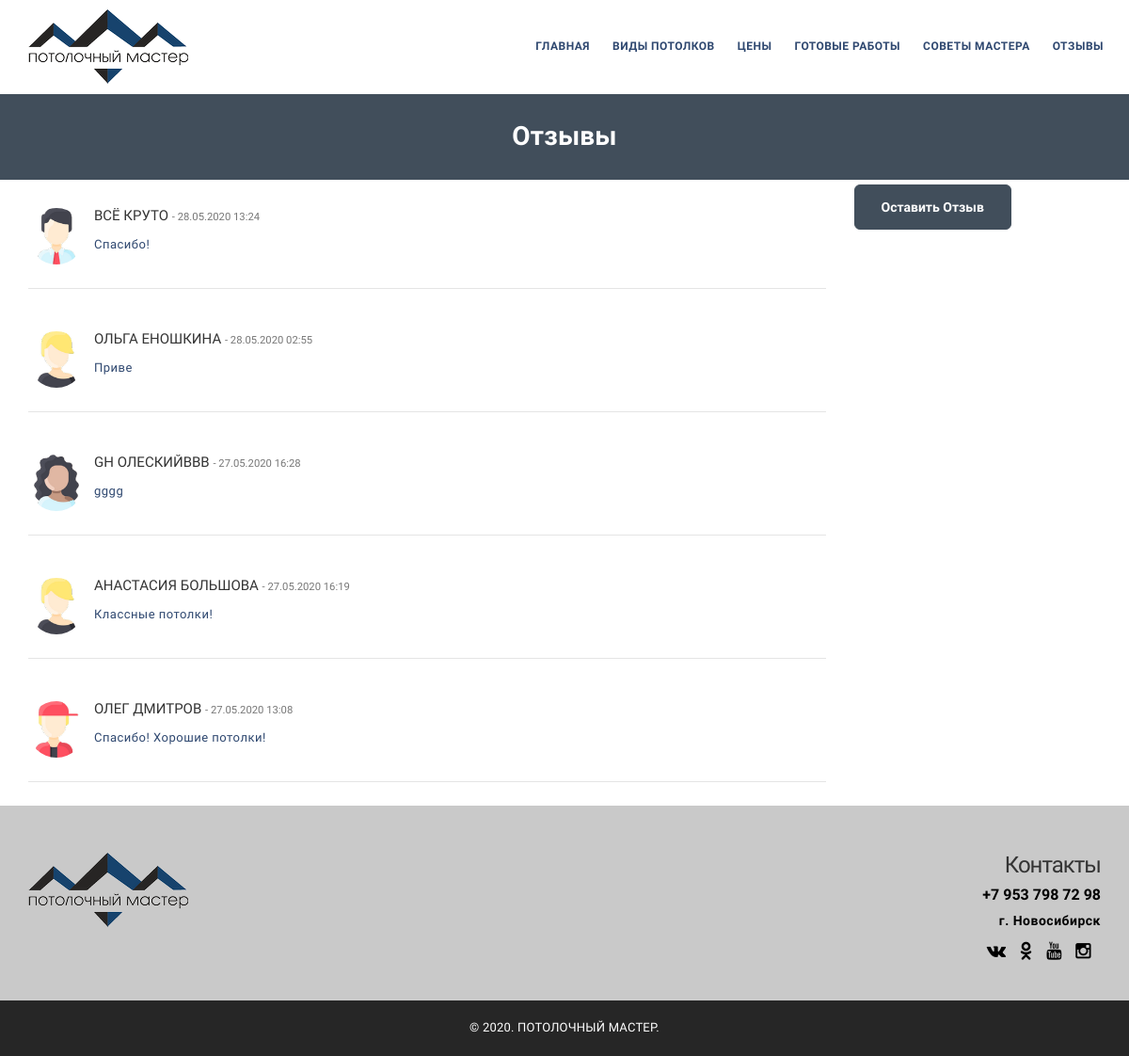
The page /review on the database as committed earlier.
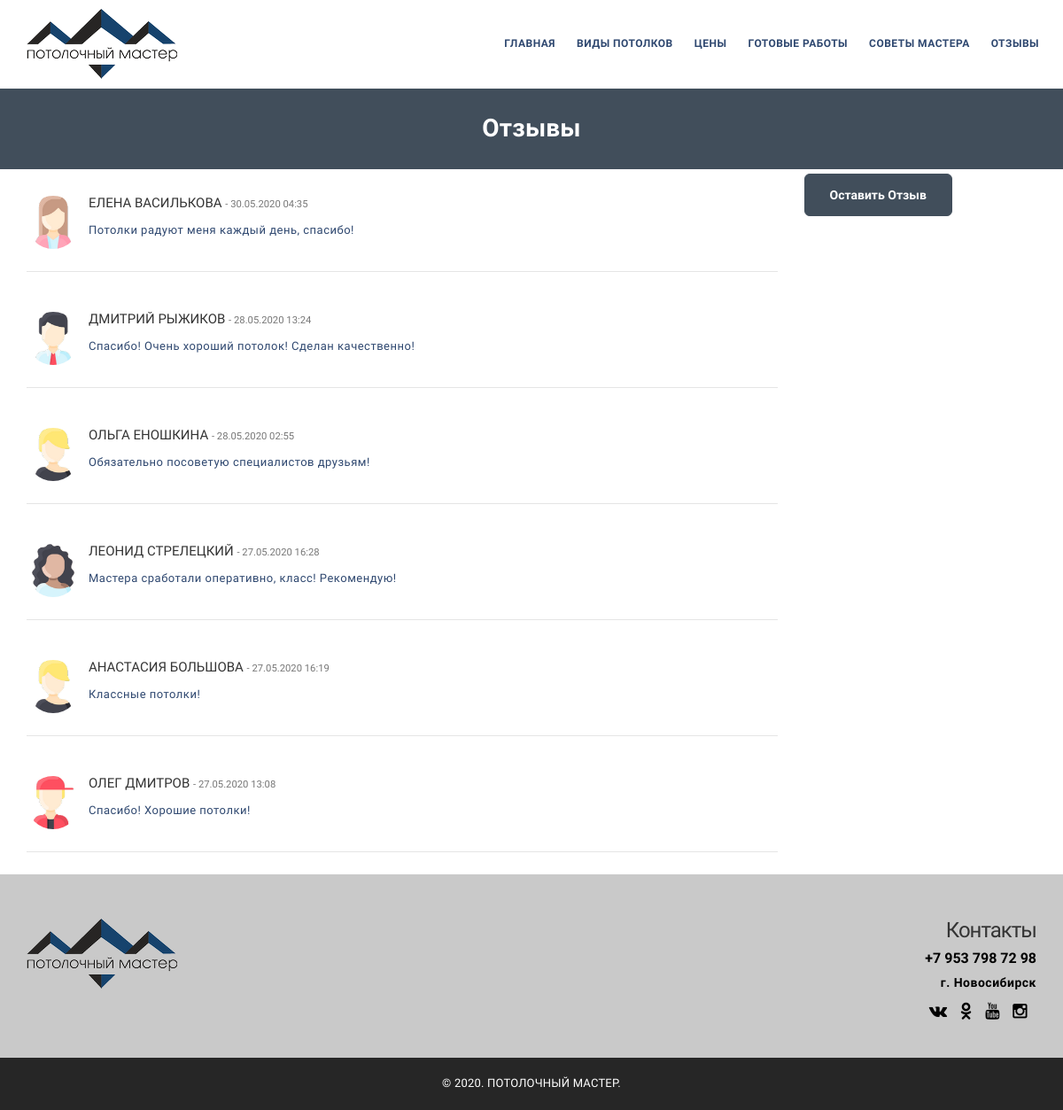
The same page on the database as committed later.
### dipapp/models.py (models this page shows)
class Review(models.Model):
    name = models.CharField(max_length=20)
    surname = models.CharField(max_length=20)
    text = models.CharField(max_length=100)
    date = models.DateField(default=datetime.now(), blank=True)
    created_at = models.DateTimeField(auto_now_add=True)
    image = models.FilePathField(max_length=20)

### dipapp/views.py (the view)
# urls.py: path('review', views.review),
def review(request):
    reviewform = ReviewForm()
    review = Review.objects.all().order_by('-created_at')
    print(review)
    return render(request, "review.html", {"form": reviewform, "review": review})

### templates/dipapp/review.html (shortened to what this page needs)
<!DOCTYPE html>
<html lang="en">
{% load staticfiles %}
{% load tz %}
{% load bootstrap_tags %}
<head>
    <link rel="stylesheet" href="{% static 'css/bootstrap.min.css' %}"/>
    <link rel="stylesheet" href="{% static 'css/icons/fontawesome/css/style.css' %}"/>
    <link rel="stylesheet" href="{% static 'css/icons/style.css' %}"/>
    <link rel="stylesheet" href="{% static 'css/icons/icon2/style.css' %}"/>
    <link rel="stylesheet" href="{% static 'js/vendors/swipebox/css/swipebox.min.css' %}"/>
    <link rel="stylesheet" href="{% static 'css/ilmosys-icons.css' %}"/>
    <link rel="stylesheet" href="{%static 'js/vendors/slick/slick.css' %}"/>
    <link rel="stylesheet" href="{%static 'css/style.css' %}"/>
</head>
<body id="page-top">
<div class="body">
    <header>
        <nav class="navbar-inverse navbar-lg navbar-fixed-top">
            <div class="container">
                <div class="navbar-header">
                    <a href="index" class="navbar-brand brand"><img
                            src="{% static 'images/logo.png' %}" class="img-fluid"/></a>
                </div>
                <div class="collapse navbar-collapse"
                     id="bs-example-navbar-collapse-1">
                    <ul class="nav navbar-nav navbar-right">
                        <li>
                            <a href="index">Главная</a>
                        </li>
                        <li>
                            <a href="ceiling_kind">Виды потолков</a>
                        </li>
                        <li>
                            <a href="price">Цены</a>
                        </li>
                        <li>
                            <a href="gallery">Готовые работы</a>
                        </li>
                        <li>
                            <a href="advice">Советы мастера</a>
                        </li>
                        <li>
                            <a href="review">Отзывы</a>
                        </li>
                    </ul>
                </div>
            </div>
        </nav>
    </header>
    <div class="complete-works">
        <div class="text-center">
            <div class="container">
                <h3>Отзывы</h3>
            </div>
        </div>
    </div>
    <div class="blog-content blog-single">
        <div class="container">
            <div class="row">
                <div class="col-md-9">
                    <div class="comments">
                        {% if review.count > 0 %}
                        {% for rev in review %}
                        <div class="media v-align-children">
                            <a class="pull-left">
                                <img class="media-object" src="{% static rev.image %}" alt="">
                            </a>
                            <div class="media-body">
                                <h4 class="media-heading">{{ rev.name }} {{ rev.surname }}
                                    <small>- {{ rev.created_at|localtime|date:"d.m.Y H:i" }}</small>
                                </h4>
                                {{ rev.text }}
                            </div>
                        </div>
                        {% endfor %}
                        {% else %}
                        <h4>Пока нет ни одного отзыва.</h4>
                        <div class="space30"></div>
                        {% endif %}
                    </div>
                </div>
                <div class="col-md-3 sidebar">
                    <button type="button" class="btn btn-lg btn-primary" data-toggle="modal" data-target="#orderModal">Оставить отзыв
                    </button>
                </div>
            </div>
        </div>
    </div>
    <footer class="footer2" id="footer2">
        <div class="container">
            <div class="row">
                <div class="col-md-7">
                    <a href="index-2.html" class="footer-logo"><img src="{% static 'images/logo.png' %}"/></a>
                </div>
                <div class="col-md-5 right-align">
                    <h3>Контакты</h3>
                    <h5>+7 953 798 72 98</h5>
                    <p>г. Новосибирск</p>
                    <div class="footer-social space10">
                        <a href="#" class="fa fa-vk"></a>
                        <a href="#" class="fa fa-odnoklassniki"></a>
                        <a href="#" class="fa fa-youtube"></a>
                        <a href="#" class="fa fa-instagram"></a>
                    </div>
                </div>
            </div>
        </div>
    </footer>
    <div class="footer-copy">
        <div class="container">
            &copy; 2020. Потолочный мастер.
        </div>
    </div>
</div>
</body>
</html>

### static/css/style.css (style rules this page uses)
body { background: #fff; font-family: 'Bellota Text', sans-serif; color: #2f4870; font-weight: 400; font-size: 15px; letter-spacing: 0.5px; }
h1,h2,h3,h4,h5,h6 { color: #343434; font-family: 'Bellota Text', sans-serif; font-weight: 500; margin: 0; letter-spacing: -1px; }
p { font-size: 14px; color: #676767; line-height: 26px; font-weight: 400; font-family: 'Bellota Text', sans-serif; letter-spacing: 0.5px; }
a { color: #343434; }
a, a:hover, a:focus, button, button:hover { outline: 0; text-decoration: none; transition: .4s; }
ul, ol, li { margin: 0; padding: 0; list-style: none; }
.space10 { margin-bottom: 10px; }
.body { position: relative; width: 100%; overflow: hidden; }
.navbar-fixed-top { position: fixed; right: 0; left: 0; font-family: 'Bellota Text', sans-serif; border-width: 0; border-radius: 0; }
.navbar-inverse { transition: .4s; }
.navbar-lg .navbar-brand { padding: 10px 0 10px; font-size: 30px; font-weight: 700; text-transform: uppercase; color: #2f4870; letter-spacing: 5px; }
.navbar-lg .navbar-nav > li > a { padding: 40px 12px 40px; font-size: 12px; line-height: 1.6; color: #2f4870; text-transform: uppercase; font-weight: 700; }
.mm-menu , .navbar-right { position: static !important; }
.btn { font-size: 16px; line-height: 24px; font-weight: bold; text-transform:capitalize; padding: 11px 28px; border: none; font-family: 'Bellota Text'; }
.btn.btn-primary { background: #414e5b; border: 1px solid #414e5b; color: #fff; }
.btn.btn-lg { font-size: 14px; }
.complete-works { padding: 30px 0 30px 0; background: #414e5b !important; }
.complete-works h3 { font-weight: 600; font-size: 28px; letter-spacing: 0.2px; color: #fff; }
.right-align { text-align: right; }
.blog-content { padding: 5px 0; }
.elements-content ul, ol, li { margin: 0; padding: 0; list-style: disc; }
.comments .media { margin: 0px 0px 20px; padding: 25px 0; border-bottom: 1px solid #e5e5e5; }
.media-object { display: block; border-radius: 50%; max-width: 60px; }
.media-heading { margin: 0px 0px 12px; font-size: 15px; letter-spacing: 0; text-transform: uppercase; }
.media-heading small { letter-spacing: 0; }
.media-body { font-size: 13px; line-height: 22px; }
footer { background: #c9c9c9; padding: 50px 0 30px; }
.footer-social { padding-left: 25px; margin-top: 10px; }
.footer-social a { font-size: 19px; margin-left: 12px; margin-top: 30px; }
.footer-logo { line-height: 110px; padding: 0px; font-size: 24px; font-weight: 700; text-transform: uppercase; color: #000; margin: 0; position: relative; font-family: Josefin Sans; letter-spacing: 4px; }
.footer-copy { background: #262626; padding: 20px 0; text-align: center; color: #fff; text-transform: uppercase; font-size: 13px; letter-spacing: 0.2px; }
.footer2 { background: #c9c9c9; }
.footer2 h5 { color: #000; font-size: 16px; font-weight: bolder; text-transform: uppercase; margin: 10px 0px 5px; font-size: 16px; letter-spacing: 0px; }
.footer2 .footer-logo { line-height: 20px; color: #fff; margin-bottom: 20px; display: block; }
.footer2 p { color: #000; font-size: 14px; font-weight: 600; }
.footer2 .footer-social a { font-size: 19px; margin-right: 10px; margin-left: 0px; margin-top: 30px; color: #000; }
.footer2 .footer-social { padding-left: 0; margin-top: -30px; }

Rows that differ between the two databases and show on the page:
added Review: image (picture), name "ЕЛЕНА", surname "ВАСИЛЬКОВА", created_at "30.05.2020 04:35", text "Потолки радуют меня каждый день, спасибо!"
changed Review: name "ВСЁ" → "ДМИТРИЙ"; surname "КРУТО" → "РЫЖИКОВ"; text "Спасибо!" → "Спасибо! Очень хороший потолок! Сделан качественно!"
changed Review "ОЛЬГА": text "Приве" → "Обязательно посоветую специалистов друзьям!"
changed Review: name "GH" → "ЛЕОНИД"; surname "ОЛЕСКИЙBBB" → "СТРЕЛЕЦКИЙ"; text "gggg" → "Мастера сработали оперативно, класс! Рекомендую!"
